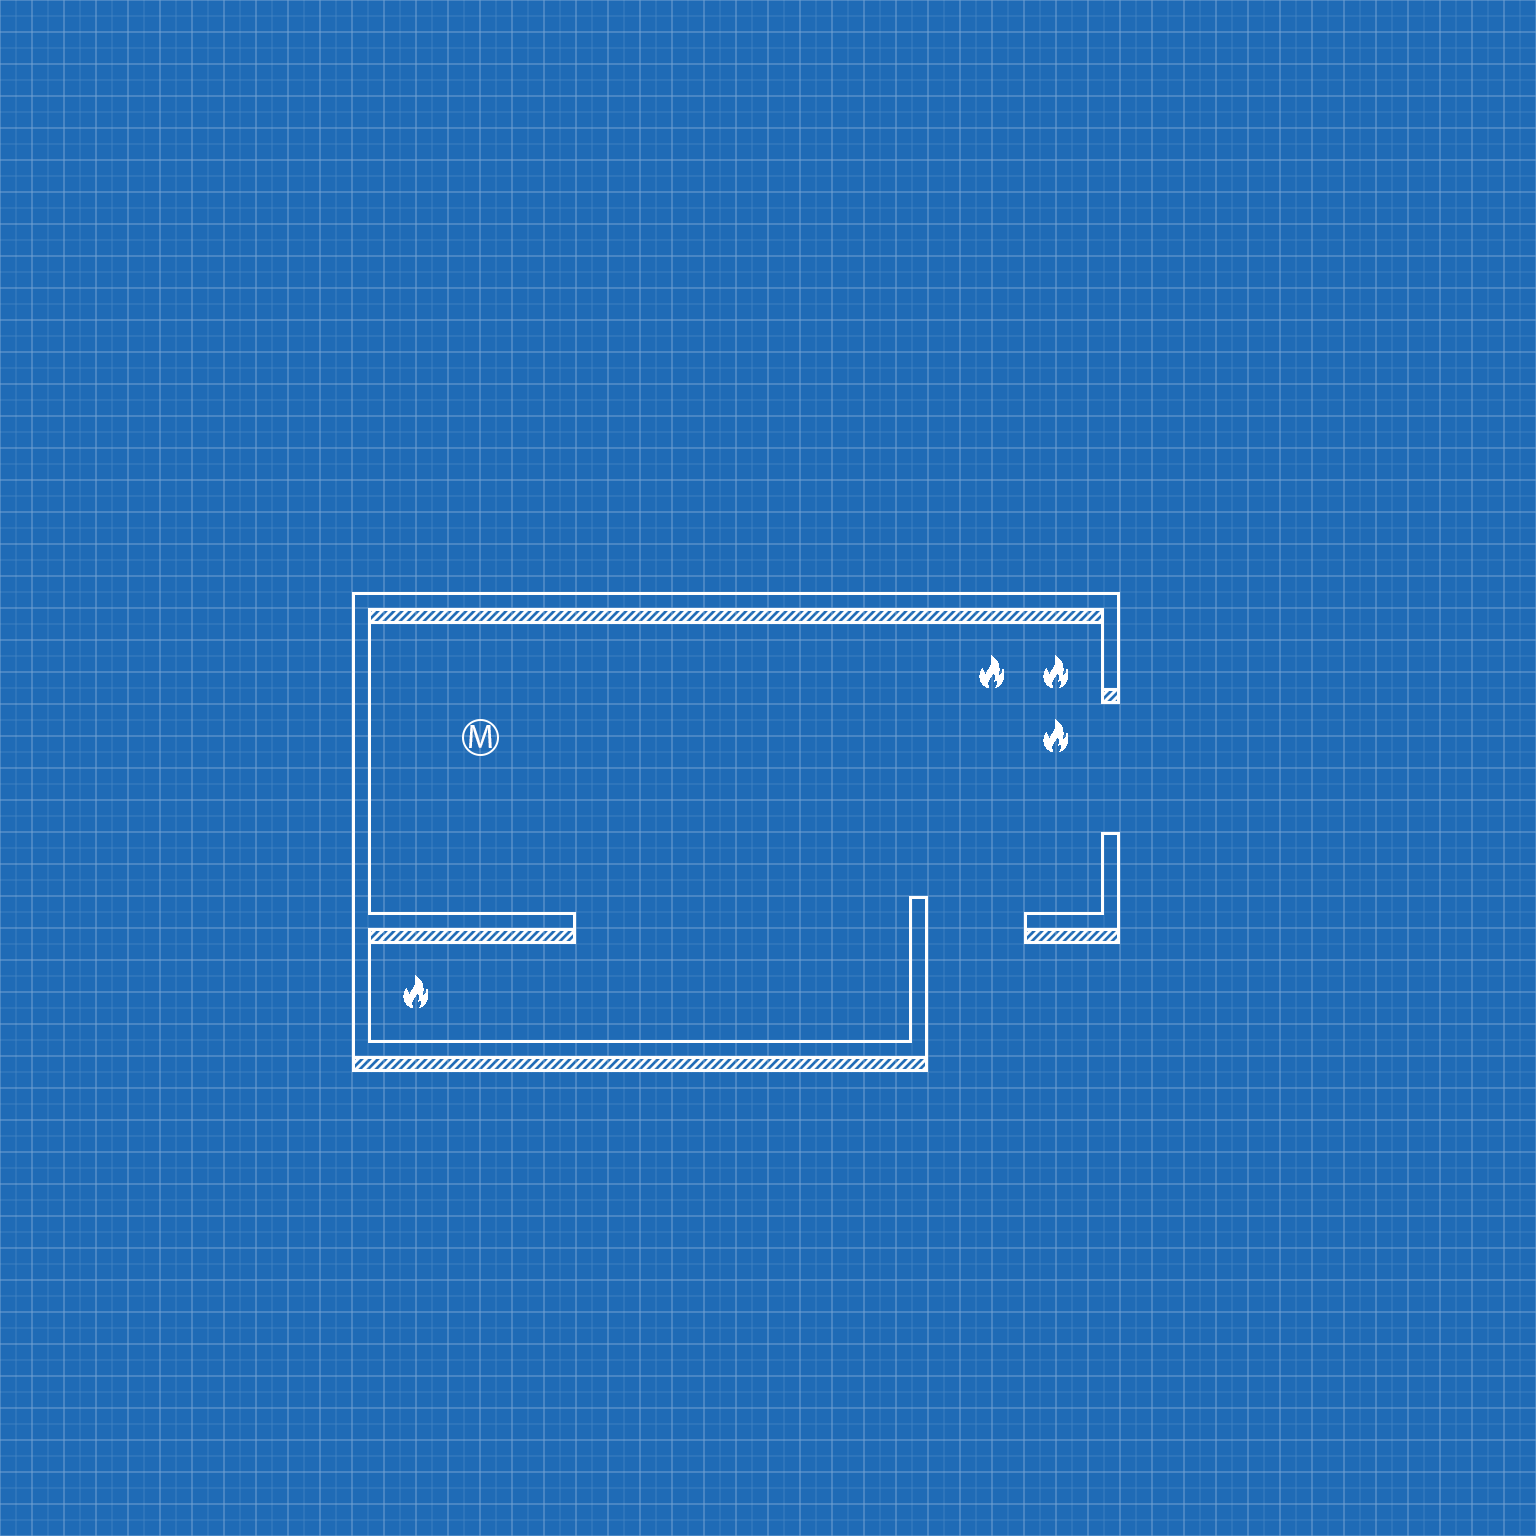

A 2D game scene composited from a Tiled map and its tileset images. What follows is a short description and the map's XML, with every tile layer's data as written:
An orthogonal 24x24 tile map with 64x64 px tiles, 1 tile layer (Tile Layer 1).

<map version="1.2" tiledversion="2020.01.22" orientation="orthogonal" renderorder="right-down" compressionlevel="-1" width="24" height="24" tilewidth="64" tileheight="64" infinite="0" nextlayerid="2" nextobjectid="1">
 <tileset firstgid="1" source="TileSet.tsx" />
 <layer id="1" name="Tile Layer 1" width="24" height="24">
  <data encoding="csv">
6,6,6,6,6,6,6,6,6,6,6,6,6,6,6,6,6,6,6,6,6,6,6,6,
6,6,6,6,6,6,6,6,6,6,6,6,6,6,6,6,6,6,6,6,6,6,6,6,
6,6,6,6,6,6,6,6,6,6,6,6,6,6,6,6,6,6,6,6,6,6,6,6,
6,6,6,6,6,6,6,6,6,6,6,6,6,6,6,6,6,6,6,6,6,6,6,6,
6,6,6,6,6,6,6,6,6,6,6,6,6,6,6,6,6,6,6,6,6,6,6,6,
6,6,6,6,6,6,6,6,6,6,6,6,6,6,6,6,6,6,6,6,6,6,6,6,
6,6,6,6,6,6,6,6,6,6,6,6,6,6,6,6,6,6,6,6,6,6,6,6,
6,6,6,6,6,6,6,6,6,6,6,6,6,6,6,6,6,6,6,6,6,6,6,6,
6,6,6,6,6,6,6,6,6,6,6,6,6,6,6,6,6,6,6,6,6,6,6,6,
6,6,6,6,6,1,2,2,2,2,2,2,2,2,2,2,2,4,6,6,6,6,6,6,
6,6,6,6,6,5,6,6,6,6,6,6,6,6,6,26,26,20,6,6,6,6,6,6,
6,6,6,6,6,5,6,27,6,6,6,6,6,6,6,6,26,6,6,6,6,6,6,6,
6,6,6,6,6,5,6,6,6,6,6,6,6,6,6,6,6,6,6,6,6,6,6,6,
6,6,6,6,6,5,6,6,6,6,6,6,6,6,6,6,6,16,6,6,6,6,6,6,
6,6,6,6,6,17,10,10,14,6,6,6,6,6,16,6,13,12,6,6,6,6,6,6,
6,6,6,6,6,5,26,6,6,6,6,6,6,6,8,6,6,6,6,6,6,6,6,6,
6,6,6,6,6,9,10,10,10,10,10,10,10,10,12,6,6,6,6,6,6,6,6,6,
6,6,6,6,6,6,6,6,6,6,6,6,6,6,6,6,6,6,6,6,6,6,6,6,
6,6,6,6,6,6,6,6,6,6,6,6,6,6,6,6,6,6,6,6,6,6,6,6,
6,6,6,6,6,6,6,6,6,6,6,6,6,6,6,6,6,6,6,6,6,6,6,6,
6,6,6,6,6,6,6,6,6,6,6,6,6,6,6,6,6,6,6,6,6,6,6,6,
6,6,6,6,6,6,6,6,6,6,6,6,6,6,6,6,6,6,6,6,6,6,6,6,
6,6,6,6,6,6,6,6,6,6,6,6,6,6,6,6,6,6,6,6,6,6,6,6,
6,6,6,6,6,6,6,6,6,6,6,6,6,6,6,6,6,6,6,6,6,6,6,6
</data>
 </layer>
</map>